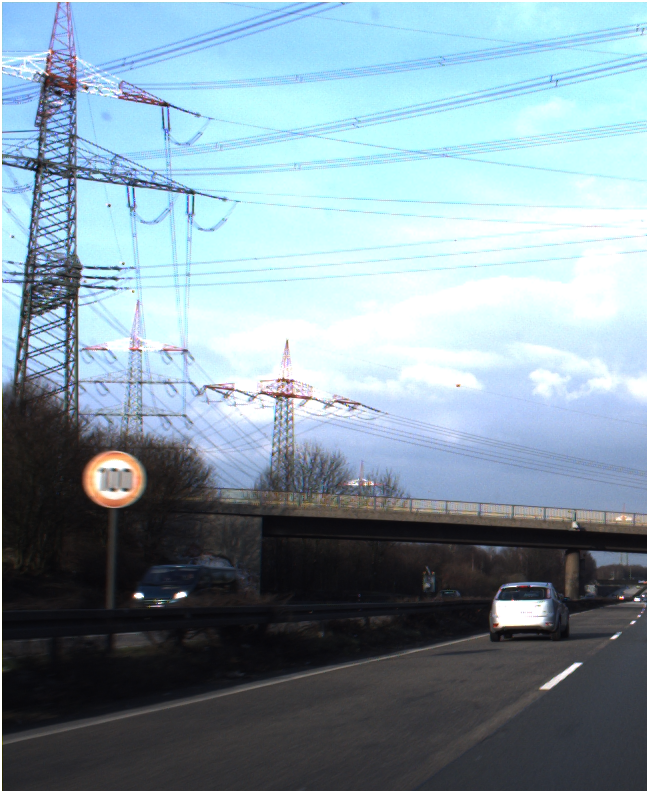
#> input picture eval_kaggle2/1.ppm, 647 x 791 px, found by its file name; its folder holds only this picture in this run
$ jupyter execute recognization.ipynb
#> lines starting #> are read from the running program, lines starting #| are printed output that depends on the picture; after the words box and inside, x2 and y2 are one past the last pixel; in counts of white or black regions, pixels touching at a corner belong together
[cell 1]
import numpy as np
import cv2
import os
import imutils
import matplotlib.pyplot as plt
from PIL import Image
"""
This function is used to crop the images contained in the path directory and save it in the dest directory
It also displays the cropped images
"""
def crop(path,dest):

    if os.path.exists(dest):
        os.system('rm -r dest')
    if not os.path.exists(dest):
        os.makedirs(dest)
    if not os.path.exists(path):
        print("The given directory doesn't exist")
        return
    process(path, dest)
    #show_images(dest)
    return

"""
This function is used to display the images contained in the directory
"""
# [10 lines left out: function show_images, not called in this run]

"""
This function is used to process the images contained in the path directory and save it in the dest directory
"""
def process(path, dest):

    directory = path
    for filename in os.listdir(directory):
        f = os.path.join(directory, filename)
        if not os.path.isfile(f):
            print("Expected the directory to contain only files")
        if os.path.isfile(f):
            if filename.endswith('.ppm') or filename.endswith('.jpeg') or filename.endswith('.jp2'):

    #----------------------------------------------------------------------------------------------------------

                raw_image = cv2.imread(f) # Charge l'image
                process_image = raw_image.copy() # Copie l'image
                # Recherche de contour basé sur la forme et passe à l'image suivante si un contour est trouvé
                if(process_shape(raw_image, dest, filename)):
                    continue

    #----------------------------------------------------------------------------------------------------------

                # Floute avec du gaussian puis du median blur
                blur = cv2.GaussianBlur(process_image, (9,9), 0)
                blur = cv2.medianBlur(blur, 9)

                # Transforme l'image en image HSV
                img_hsv = cv2.cvtColor(blur, cv2.COLOR_BGR2HSV)

                # Augmente la saturation
                img_hsv[...,1] = img_hsv[...,1]*1.4

    #----------------------------------------------------------------------------------------------------------
                # Crée des masques de couleur pour les différents couleur des panneaux routiers(rouge, bleu et orange)

                # Masque rouge pour les valeurs basses en HSV
                lower_red = np.array([0, 50, 50])
                upper_red = np.array([10, 255, 255])
                mask_temp = cv2.inRange(img_hsv, lower_red, upper_red)
                # Masque rouge valeurs hautes
                lower_red = np.array([170, 70, 50])
                upper_red = np.array([180, 255, 255])
                mask_red = cv2.inRange(img_hsv.copy(), lower_red, upper_red)
                # Combine les valeurs basses et hautes du rouge
                mask_red = cv2.bitwise_or(mask_temp, mask_red)

                # Masque orange
                lower_orange = np.array([5, 150, 150])
                upper_orange = np.array([20, 250, 255])
                mask_orange = cv2.inRange(img_hsv.copy(), lower_orange, upper_orange)

                # Masque bleu
                lower_blue = np.array([90, 100, 100])
                upper_blue = np.array([121, 255, 255])
                mask_blue = cv2.inRange(img_hsv.copy(), lower_blue, upper_blue)

    #----------------------------------------------------------------------------------------------------------

                # Trouver les contours dans les différents filtres de couleur
                contours_orange, _ = cv2.findContours(mask_orange, cv2.RETR_EXTERNAL, cv2.CHAIN_APPROX_SIMPLE)
                contours_red, _ = cv2.findContours(mask_red, cv2.RETR_EXTERNAL, cv2.CHAIN_APPROX_SIMPLE)
                contours_blue, _ = cv2.findContours(mask_blue, cv2.RETR_EXTERNAL, cv2.CHAIN_APPROX_SIMPLE)
                contours = contours_orange + contours_red + contours_blue

    #----------------------------------------------------------------------------------------------------------

                # Initialise une liste vide pour stocker les contours valides
                list_contour = []
                best_contour = None

                # Parcourt tous les contours trouvés
                for cnt in contours:
                    # Calcule le rectangle englobant le contour (bounding box)
                    x, y, w, h = cv2.boundingRect(cnt)

                    # Impose que la bounding box autour du contour soit plus grand que 5% de l'image
                    if (w*h) < (0.001*raw_image.shape[0]*raw_image.shape[1]):
                        continue

                    # Impose que la bounding box ne soit pas un rectangle très plat
                    if (w/h) < 0.7 or (w/h) > 1.3:
                        continue

                    # Si le contour est un cercle, alors c'est très probablement un panneau
                    area = cv2.contourArea(cnt)
                    perimeter = cv2.arcLength(cnt, True)
                    try:
                        circularity = 4 * np.pi * area / perimeter ** 2
                        if circularity > 0.8:
                            best_contour = cnt
                            list_contour.append(cnt)
                            break
                    except:
                        pass
                    # On regarde si l'aire du plus petit contour convexe autour du contour est proche de l'aire du contour
                    try:
                        hull = cv2.convexHull(cnt)
                        hull_area = cv2.contourArea(hull)
                        solidity = float(area)/hull_area
                        if solidity < 0.7:
                            continue
                    except:
                        continue
                    # Si le contour correspond aux critères, on le garde
                    list_contour.append(cnt)

                #----------------------------------------------------------------------------------------------------------
                # Si aucun contour correspondant à nos critères n'a été trouvé
                if(len(list_contour) == 0):
                    cv2.imwrite(dest+"/"+filename, raw_image)
                    continue

                # Si aucun cerle n'a été trouvé, on prends le contour répondant au critères ayant la plus grande aire
                if(best_contour is None):
                    #get max of list_contour
                    best_contour = max(list_contour, key=lambda x: cv2.contourArea(x))

                #----------------------------------------------------------------------------------------------------------

                # Crop l'image sur la bounding box autour du contour choisi
                (x,y,w,h) = cv2.boundingRect(best_contour)
                if(x-int(w/10) > 0 and y-int(h/10) > 0 and x + w+int(w/10) < raw_image.shape[1] and y + h+int(h/10) < raw_image.shape[0] ):
                    raw_image = raw_image[y-int(h/10):y + h+int(h/10), x-int(w/10):x + w+int(w/10)]
                    # Ecrit l'image croppée dans un dossier
                    cv2.imwrite(dest+"/"+filename, raw_image)
                else:
                    raw_image = raw_image[y:y + h, x:x + w]
                    # Ecrit l'image croppée dans un dossier
                    cv2.imwrite(dest+"/"+filename, raw_image)


    return


def process_shape(raw_image, dest, filename):

    process_image = raw_image.copy()
    # Transforme l'image afin de détecter les contours

    # Converti l'image en HSV
    hsv = cv2.cvtColor(process_image, cv2.COLOR_BGR2HSV)
    # Retire la saturation et couleurs trop sombres
    lower_sat = np.array([50, 50, 50])
    upper_sat = np.array([255, 255, 255])
    mask = cv2.inRange(hsv, lower_sat, upper_sat)
    # Applique le masque pour retirer la saturation
    masked_image = cv2.bitwise_and(process_image, process_image, mask=mask)

    #----------------------------------------------------------------------------------------------------------

    # Aplication d'un filtre gris
    gray = cv2.cvtColor(masked_image, cv2.COLOR_BGR2GRAY)
    # Application d'un floutage
    bilateral_filtered_image = cv2.GaussianBlur(gray,(3,3),0)
    # Détection des changements de couleurs sur l'images
    edge_detected_image = cv2.Canny(bilateral_filtered_image, 90, 170)

    #----------------------------------------------------------------------------------------------------------

    # Trouve les contours dans l'image et les trier par aire et garder les 20 plus grands
    contours = cv2.findContours(edge_detected_image.copy(), cv2.RETR_TREE, cv2.CHAIN_APPROX_SIMPLE)
    contours = imutils.grab_contours(contours)
    contours = sorted(contours, key=cv2.contourArea, reverse=True)[:20]

    shapes = []
    # Itére sur chaque contour
    for contour in contours:

        length = cv2.arcLength(contour,True)
        approx = cv2.approxPolyDP(contour,0.01*length, True)
        area = cv2.contourArea(contour)
        perimeter = cv2.arcLength(contour, True)
        if(perimeter == 0):
            continue
        circularity = 4 * np.pi * area / perimeter ** 2
        if circularity < 0.8:
            continue
        # Regarde si le l'approximation du contour est convexe
        if not cv2.isContourConvex(approx):
            continue
        # Si l'approximation a 3 côtés, ça doit être un panneau triangulaire
        if len(approx) == 3:
            shapes.append(contour)
        # Si l'approximation a 4 côtés, on vérifie que le rapport longueur sur largeur est proche de 1
        elif len(approx) == 4:
            (x, y, w, h) = cv2.boundingRect(approx)
            ar = w / float(h)
            if (ar >= 0.8 and ar <= 1.2):
                shapes.append(contour)
            else:
                continue
        # Si l'approximation a 8 côtés, ça doit être un panneau STOP octogonal
        elif len(approx) == 8:
            shapes.append(contour)
        # Sinon, si le rapport entre l'aire du contour et l'aire du plus petit cercle entourant le contour est proche de 1
        elif len(approx) > 8:
            (x, y), radius = cv2.minEnclosingCircle(contour)
            area = cv2.contourArea(contour)
            if radius > 0 and area / (np.pi * radius**2) >= 0.8:
                shapes.append(contour)
        # Sinon passe au contour suivant
        else:
            continue

    #----------------------------------------------------------------------------------------------------------

    # Garde le contour avec la plus grande aire
    try:
        best_contour = max(shapes, key=lambda x: cv2.contourArea(x))
    except ValueError:
        best_contour = None
    if best_contour is None:
        # Aucun contour correct trouvé
        return False

    # Crop l'image sur la bounding box autour du contour choisi
    (x,y,w,h) = cv2.boundingRect(best_contour)
    if(x-int(w/10) > 0 and y-int(h/10) > 0 and x + w+int(w/10) < raw_image.shape[1] and y + h+int(h/10) < raw_image.shape[0] ):
        raw_image = raw_image[y-int(h/10):y + h+int(h/10), x-int(w/10):x + w+int(w/10)]
        # Ecrit l'image croppée dans un dossier
        cv2.imwrite(dest+"/"+filename, raw_image)
    else:
        raw_image = raw_image[y:y + h, x:x + w]
        # Ecrit l'image croppée dans un dossier
        cv2.imwrite(dest+"/"+filename, raw_image)
    return True

def main():
    crop('challenge-2/eval_kaggle2', 'result_cropped_eval2')
#> in process, raw_image is the input picture: shape (791, 647, 3); mean B, G, R 163.1, 152.1, 130.9
#> in process_shape, `mask = cv2.inRange(hsv, lower_sat, upper_sat)`:
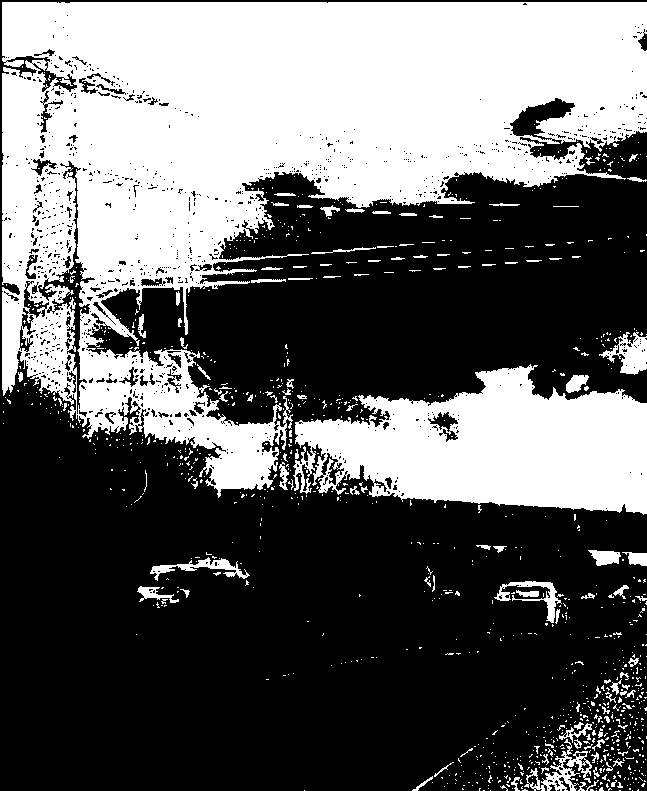
#> mask: shape (791, 647); 39.2% white; 1027 white regions (916 under 20 px), largest, box (x1, y1, x2, y2) and area: (2, 2, 647, 498) 154567, (293, 364, 647, 515) 34380, (599, 332, 647, 375) 1008
#> in process_shape, `masked_image = cv2.bitwise_and(process_image, process_image, mask=mask)`:
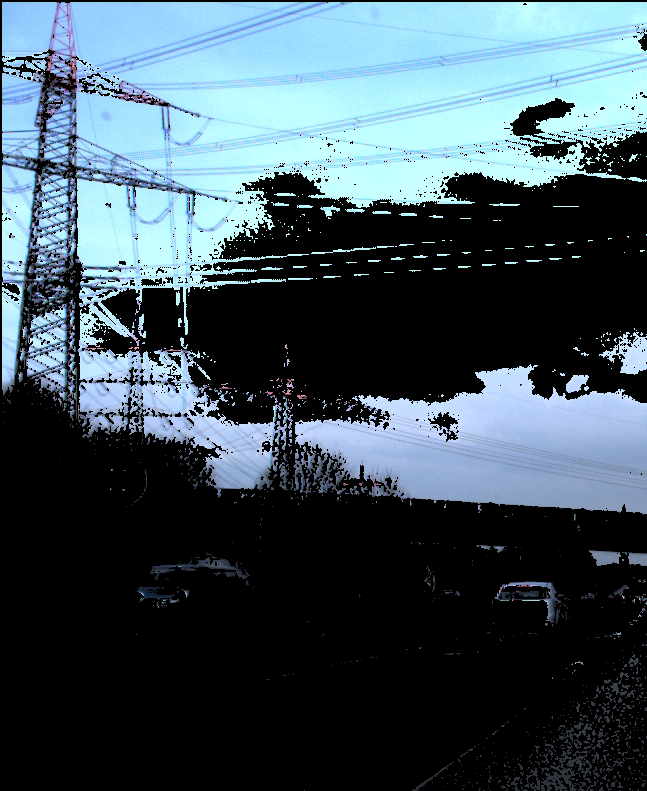
#> masked_image: shape (791, 647, 3); mean B, G, R 91.2, 81.5, 63.8
#> in process_shape, `gray = cv2.cvtColor(masked_image, cv2.COLOR_BGR2GRAY)`:
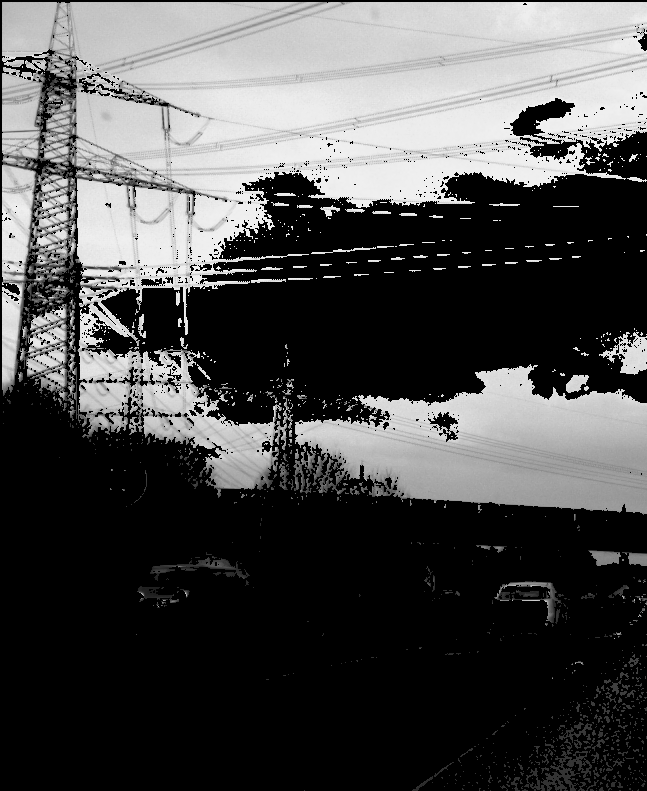
#> gray: shape (791, 647); min 0, max 240, mean 77.3
#> in process_shape, `edge_detected_image = cv2.Canny(bilateral_filtered_image, 90, 170)`:
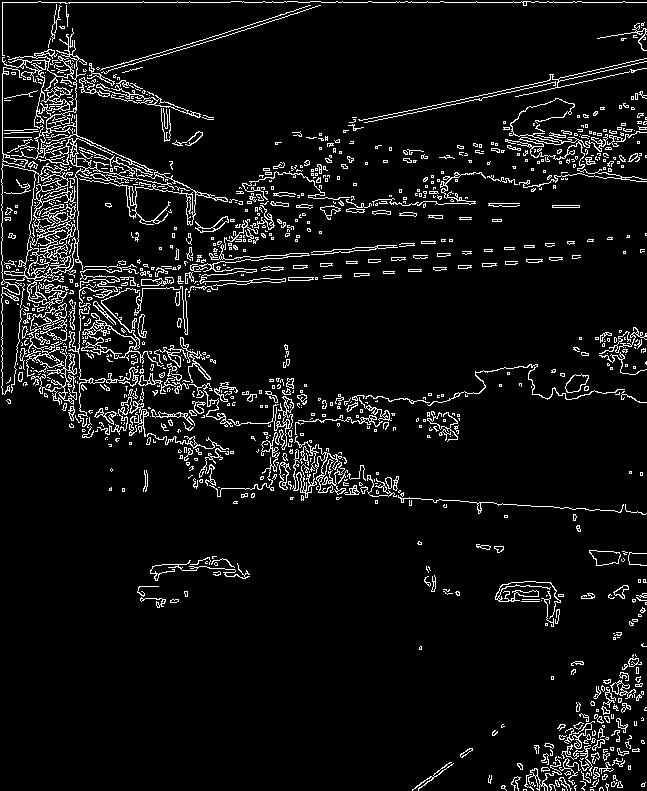
#> edge_detected_image: shape (791, 647); 6.7% white in thin lines or dots
#> in process_shape, `contours = cv2.findContours(edge_detected_image.copy(), cv2.RETR_TREE,..`: contours = 1945 contours, 1647 with area under 20; largest, box (x1, y1, x2, y2) and area: (1, 28, 228, 395) 7072, (41, 128, 132, 175) 1554, (81, 288, 164, 367) 1162, (38, 61, 77, 117) 860, (87, 325, 137, 359) 780
#> in process_shape, `contours = sorted(contours, key=cv2.contourArea, reverse=True)[:20]`: contours = 20 contours; largest, box (x1, y1, x2, y2) and area: (1, 28, 228, 395) 7072, (41, 128, 132, 175) 1554, (81, 288, 164, 367) 1162, (38, 61, 77, 117) 860, (87, 325, 137, 359) 780
#> the loop in process_shape, `for contour in contours: ` made 20 passes
#> (length, perimeter, circularity) on passes 1 to 4: (6089.6, 6089.6, 0.0024), (601.2, 601.2, 0.054), (670.4, 670.4, 0.0325), (384.2, 384.2, 0.0732)
#> after the loop in process_shape, `for contour in contours:`: shapes = []
#> in process, `mask_orange = cv2.inRange(img_hsv.copy(), lower_orange, upper_orange)`:
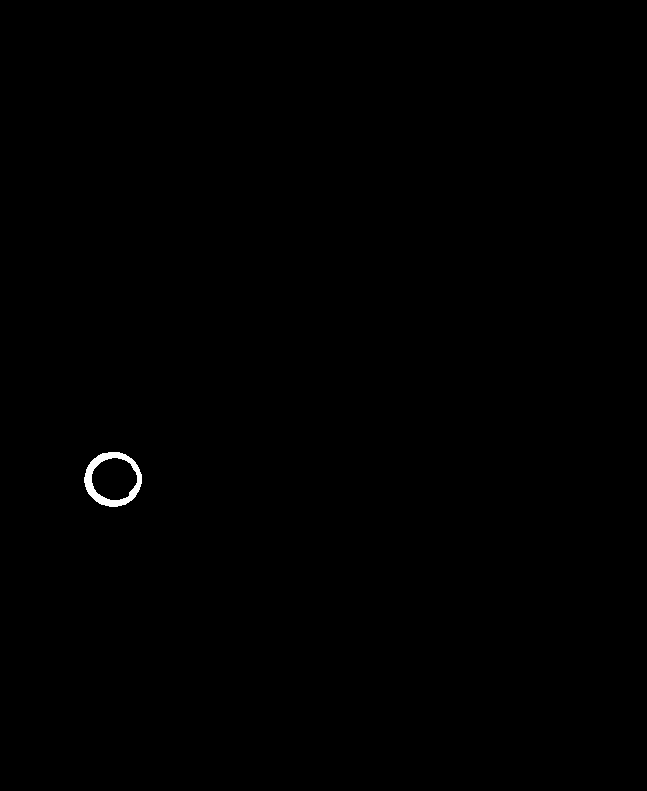
#> mask_orange: shape (791, 647); 0.2% white; 1 white region, box (x1, y1, x2, y2) and area: (84, 452, 142, 507) 1036
#> in process, `mask_blue = cv2.inRange(img_hsv.copy(), lower_blue, upper_blue)`:
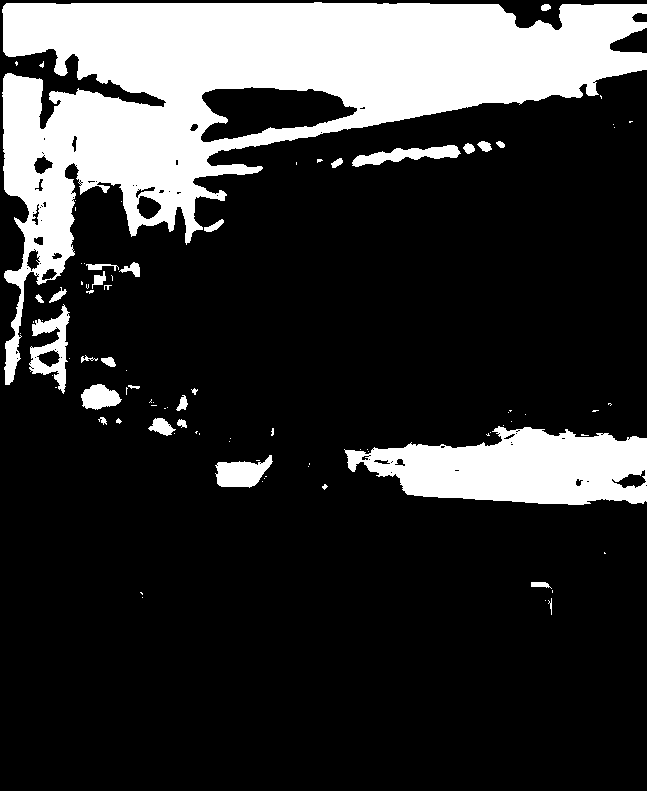
#> mask_blue: shape (791, 647); 20.8% white; 90 white regions (60 under 20 px)
#> in process, `contours_orange, _ = cv2.findContours(mask_orange, cv2.RETR_EXTERNAL, ..`: contours_orange = 1 contour; box (x1, y1, x2, y2) and area: (84, 452, 142, 507) 2408
#> in process, `contours_red, _ = cv2.findContours(mask_red, cv2.RETR_EXTERNAL, cv2.CH..`: contours_red = 113 contours, 104 with area under 20; largest, box (x1, y1, x2, y2) and area: (81, 446, 126, 510) 646, (461, 564, 476, 575) 96, (130, 474, 140, 491) 80, (62, 79, 75, 90) 72, (490, 620, 502, 631) 68
#> in process, `contours_blue, _ = cv2.findContours(mask_blue, cv2.RETR_EXTERNAL, cv2...`: contours_blue = 90 contours, 66 with area under 20; largest, box (x1, y1, x2, y2) and area: (2, 2, 647, 385) 88956, (344, 426, 647, 505) 16108, (29, 304, 70, 394) 1622, (215, 455, 273, 488) 1100, (352, 145, 461, 167) 985
#> in process, `contours = contours_orange + contours_red + contours_blue`: contours = 204 contours, 170 with area under 20; largest, box (x1, y1, x2, y2) and area: (2, 2, 647, 385) 88956, (344, 426, 647, 505) 16108, (84, 452, 142, 507) 2408, (29, 304, 70, 394) 1622, (215, 455, 273, 488) 1100
#> the loop in process, `for cnt in contours:` made 1 pass
#> (x, y, w, h, area, perimeter, circularity) on pass 1: (84, 452, 58, 55, 2407.5, 183.9, 0.894)
#> after the loop in process, `for cnt in contours:`: list_contour has the same summary as contours_orange
#> in process, `raw_image = raw_image[y-int(h/10):y + h+int(h/10), x-int(w/10):x + w+i..`:
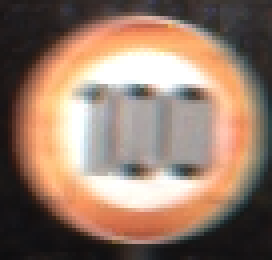
#> raw_image: shape (65, 68, 3) (shown 4 times larger); mean B, G, R 105.8, 122.2, 148.3
    return
if __name__ == "__main__":
    main()
